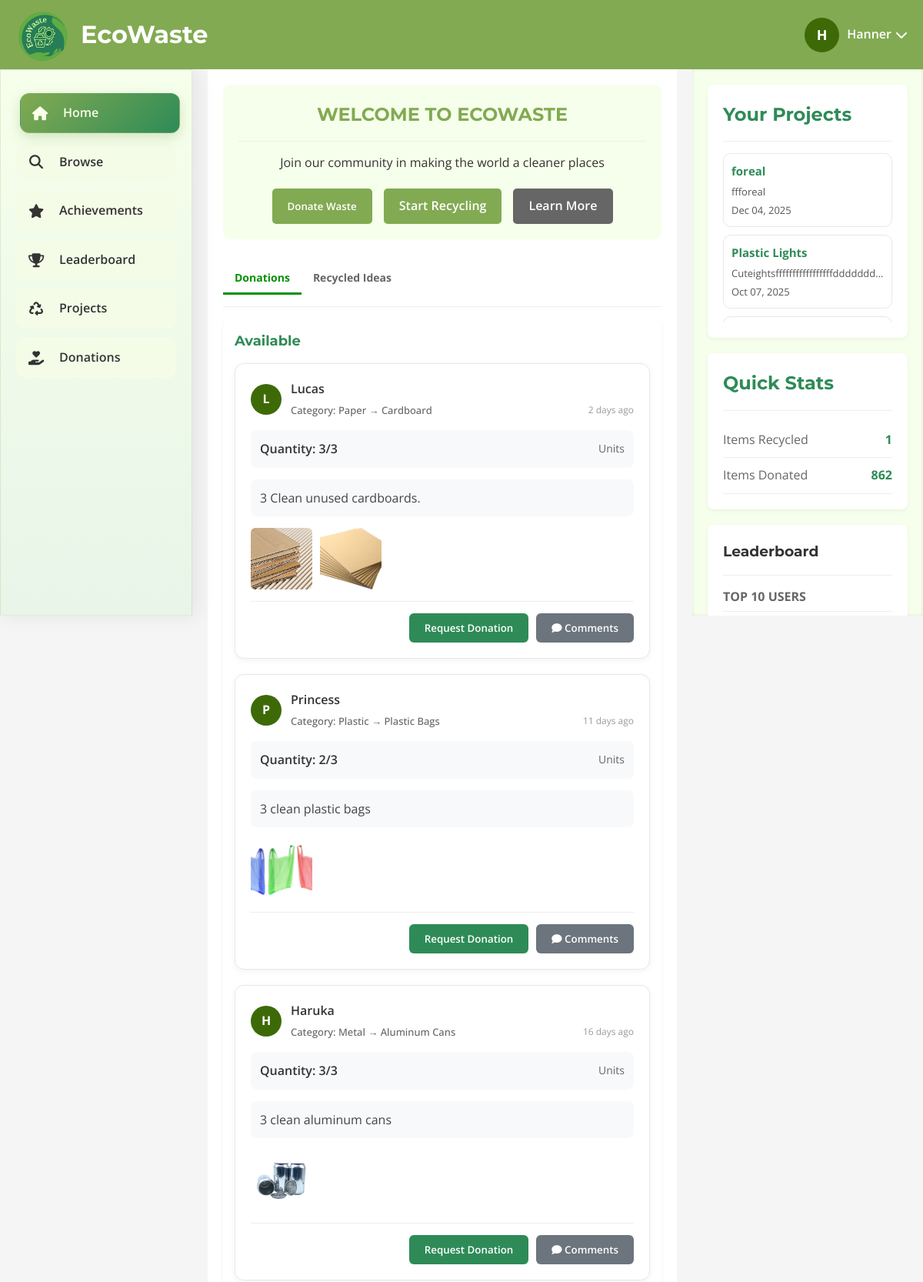
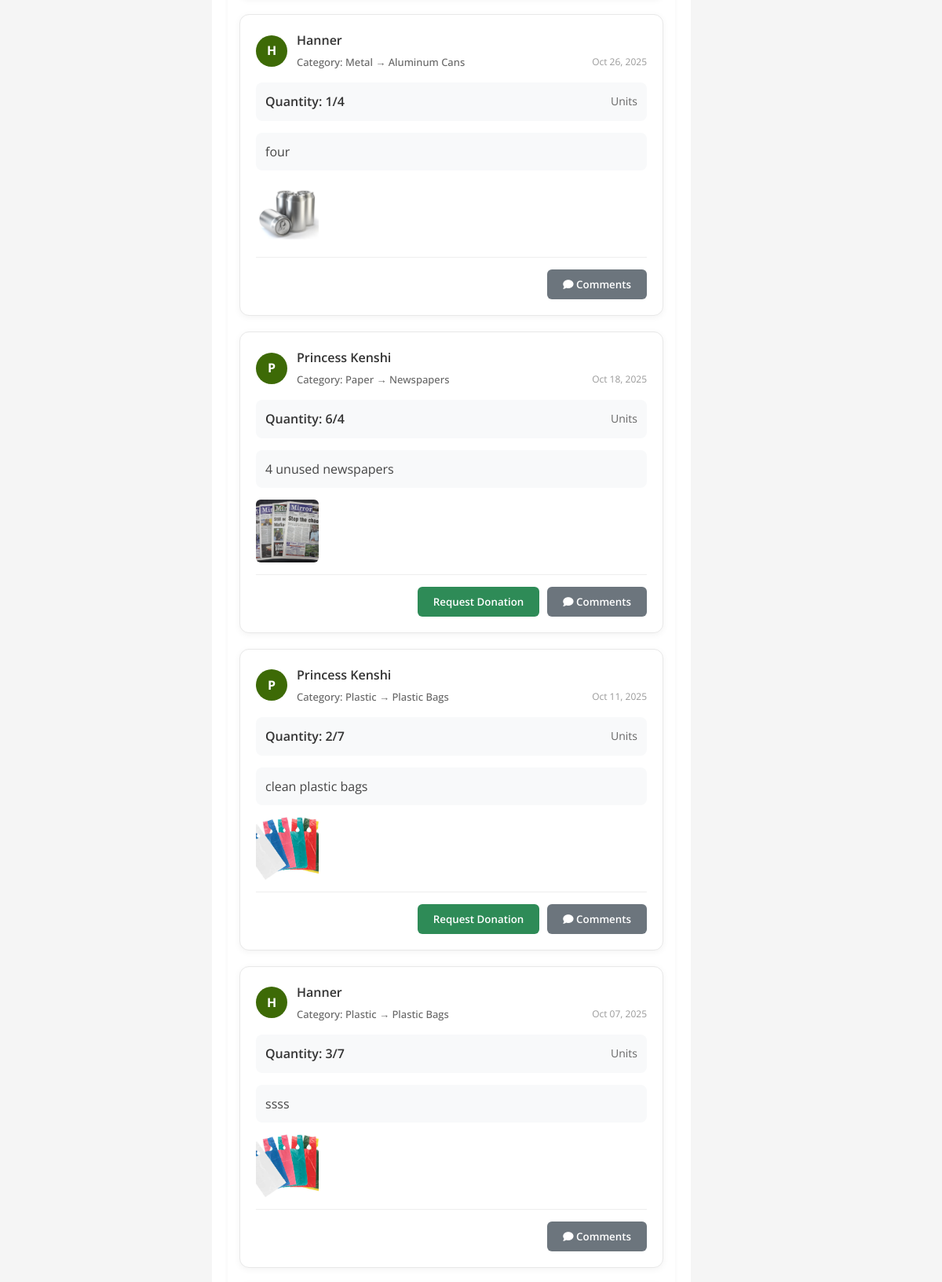
The page /homepage.php (signed in, upper part) on the database its author committed (2 pictures, top to bottom).
### tables this page shows
CREATE TABLE `users` (
  `user_id` int(11) NOT NULL,
  `google_id` varchar(255) DEFAULT NULL,
  `email` varchar(100) NOT NULL,
  `password_hash` varchar(255) DEFAULT NULL,
  `first_name` varchar(50) NOT NULL,
  `middle_name` varchar(50) DEFAULT NULL,
  `last_name` varchar(50) NOT NULL,
  `avatar` varchar(500) DEFAULT NULL,
  `contact_number` varchar(20) NOT NULL,
  `address` text NOT NULL,
  `city` varchar(50) NOT NULL,
  `zip_code` varchar(20) NOT NULL,
  `created_at` timestamp NOT NULL DEFAULT current_timestamp(),
  `points` int(11) DEFAULT 0,
  `verification_code` varchar(10) DEFAULT NULL,
  `verified` tinyint(1) DEFAULT 0,
  `remember_token` varchar(255) DEFAULT NULL,
  `token_expiry` datetime DEFAULT NULL,
  `is_verified` tinyint(1) DEFAULT 0,
  `verification_token` varchar(100) DEFAULT NULL
);

CREATE TABLE `donations` (
  `donation_id` int(11) NOT NULL,
  `donor_id` int(11) NOT NULL,
  `item_name` varchar(255) NOT NULL,
  `category` varchar(100) DEFAULT NULL,
  `subcategory` varchar(255) DEFAULT NULL,
  `quantity` int(11) NOT NULL,
  `total_quantity` int(11) NOT NULL,
  `status` varchar(50) DEFAULT 'Available',
  `donated_at` datetime DEFAULT current_timestamp(),
  `claimed_by_name` varchar(255) DEFAULT NULL,
  `project_name` varchar(255) DEFAULT NULL,
  `delivered_at` datetime DEFAULT NULL,
  `requested_by` int(11) DEFAULT NULL,
  `requested_at` datetime DEFAULT NULL,
  `receiver_id` int(11) DEFAULT NULL,
  `received_at` datetime DEFAULT NULL,
  `donor_name` varchar(255) DEFAULT NULL,
  `image_path` varchar(255) DEFAULT NULL,
  `description` text DEFAULT NULL
);

CREATE TABLE `projects` (
  `project_id` int(11) NOT NULL,
  `user_id` int(11) NOT NULL,
  `project_name` varchar(255) NOT NULL,
  `description` text DEFAULT NULL,
  `created_at` datetime DEFAULT current_timestamp(),
  `status` varchar(50) DEFAULT 'In Progress',
  `completed_at` datetime DEFAULT NULL
);

CREATE TABLE `user_stats` (
  `stat_id` int(11) NOT NULL,
  `user_id` int(11) NOT NULL,
  `projects_completed` int(11) DEFAULT 0,
  `achievements_earned` int(11) DEFAULT 0,
  `badges_earned` int(11) DEFAULT 0,
  `items_donated` int(11) DEFAULT 0,
  `items_recycled` int(11) DEFAULT 0,
  `plastic_recycled` int(11) DEFAULT 0,
  `paper_recycled` int(11) DEFAULT 0,
  `glass_recycled` int(11) DEFAULT 0,
  `metal_recycled` int(11) DEFAULT 0,
  `points` int(11) DEFAULT 0,
  `projects_created` int(11) DEFAULT 0,
  `total_points` int(11) NOT NULL DEFAULT 0
);

### homepage.php (the view, shortened to what this page needs)
<?php
$conn = getDBConnection();
function getTimeAgo($timestamp) {
    $currentTime = time();
    $timeDiff = $currentTime - strtotime($timestamp);
    if ($timeDiff < 60) return 'just now';
    elseif ($timeDiff < 3600) return floor($timeDiff / 60) . ' min ago';
    elseif ($timeDiff < 86400) return floor($timeDiff / 3600) . ' hour' . (floor($timeDiff / 3600) > 1 ? 's' : '') . ' ago';
    elseif ($timeDiff < 2592000) return floor($timeDiff / 86400) . ' day' . (floor($timeDiff / 86400) > 1 ? 's' : '') . ' ago';
    else return date('M d, Y', strtotime($timestamp));
}
$stmt = $conn->prepare("SELECT * FROM users WHERE user_id = ?");
$stmt->bind_param("i", $_SESSION['user_id']);
$stmt->execute();
$user = $stmt->get_result()->fetch_assoc();
$donations = [];
$result = $conn->query("SELECT * FROM donations WHERE status='Available' ORDER BY donated_at DESC");
while ($row = $result->fetch_assoc()) $donations[] = $row;
$stats = $conn->query("SELECT * FROM user_stats WHERE user_id = {$user['user_id']}")->fetch_assoc();
$projects = [];
$result = $conn->query("SELECT * FROM projects WHERE user_id = {$user['user_id']} ORDER BY created_at DESC");
while ($row = $result->fetch_assoc()) $projects[] = $row;
?>
<!DOCTYPE html>
<html lang="en">
<head>
    <link rel="stylesheet" href="assets/css/homepage.css">
    <link rel="stylesheet" href="https://cdnjs.cloudflare.com/ajax/libs/font-awesome/6.4.0/css/all.min.css">
</head>
<body>
        <header>
            <div class="logo-container">
                <div class="logo">
                    <img src="assets/img/ecowaste_logo.png" alt="EcoWaste Logo">
                </div>
                <h1>EcoWaste</h1>
            </div>
            <div class="user-profile" id="userProfile">
                <div class="profile-pic">
                    <?= strtoupper(substr(htmlspecialchars($user['first_name']), 0, 1)) ?>
                </div>
                <span class="profile-name"><?= htmlspecialchars($user['first_name']) ?></span>
                <i class="fas fa-chevron-down dropdown-arrow"></i>
            </div>
        </header>
    <div class="container">
        <aside class="sidebar">
            <nav>
                <ul>
                    <li><a href="homepage.php" class="active"><i class="fas fa-home"></i>Home</a></li>
                    <li><a href="browse.php" ><i class="fas fa-search"></i>Browse</a></li>
                    <li><a href="achievements.php"><i class="fas fa-star"></i>Achievements</a></li>
                    <li><a href="leaderboard.php"><i class="fas fa-trophy"></i>Leaderboard</a></li>
                    <li><a href="projects.php"><i class="fas fa-recycle"></i>Projects</a></li>
                    <li><a href="donations.php"><i class="fas fa-hand-holding-heart"></i>Donations</a></li>
                </ul>
            </nav>
        </aside>
        <main class="main-content">
            <div class="welcome-card">
                <h2>WELCOME TO ECOWASTE</h2>
                <div class="divider"></div>
                <p>Join our community in making the world a cleaner places</p>
                <div class="btn-container">
                    <button type="button" class="btn" id="donateWasteBtn" role="button" tabindex="0">Donate Waste</button>
                    <a href="start_project.php" class="btn">Start Recycling</a>
                    <a href="learn_more.php" class="btn" style="background-color: #666;">Learn More</a>
                </div>
            </div>
            <div class="tab-container">
                <button class="tab-btn active" onclick="openTab('donations')">Donations</button>
                <button class="tab-btn" onclick="openTab('recycled-ideas')">Recycled Ideas</button>
            </div>
            <div class="divider"></div>
<div id="donations" class="tab-content" style="display: block;">
    <div class="section-card">
        <h3>Available</h3>
        <div id="availableDonationsContainer">
            <?php if (count($donations) === 0): ?>
                <p>No donations available.</p>
            <?php else: ?>
                <?php foreach ($donations as $donation): ?>
                <div class="donation-post">
    <div class="donation-user-header">
        <div class="user-avatar">
            <?php
                $donor_stmt = $conn->prepare("SELECT user_id, first_name FROM users WHERE user_id = ?");
                $donor_stmt->bind_param("i", $donation['donor_id']);
                $donor_stmt->execute();
                $donor_result = $donor_stmt->get_result();
                $donor = $donor_result->fetch_assoc();
                $donor_initial = strtoupper(substr(htmlspecialchars($donor['first_name']), 0, 1));
            ?>
            <?= $donor_initial ?>
        </div>
        <div class="user-info">
            <div class="user-name">
                <a href="profile_view.php?user_id=<?= $donor['user_id'] ?>" class="profile-link">
                    <?= htmlspecialchars($donor['first_name']) ?>
                </a>
            </div>
            <div class="donation-meta">
                <span class="category">Category: <?= htmlspecialchars($donation['category']) ?>
                    <?php if (!empty($donation['subcategory'])): ?>
                        → <?= htmlspecialchars($donation['subcategory']) ?>
                    <?php endif; ?>
                </span>
                <span class="time-ago"><?= getTimeAgo($donation['donated_at']) ?></span>
            </div>
        </div>
    </div>
    <div class="quantity-info">
        <div class="quantity-label">
        Quantity: <?= htmlspecialchars($donation['quantity']) ?>/<?= htmlspecialchars($donation['total_quantity']) ?>
        </div>
        <div class="quantity-unit">Units</div>
    </div>
    <?php if (!empty($donation['description'])): ?>
    <div class="donation-description">
        <p><?= nl2br(htmlspecialchars($donation['description'])) ?></p>
    </div>
    <?php endif; ?>
    <?php if (!empty($donation['image_path'])): ?>
        <?php
        $images = json_decode($donation['image_path'], true);
        if (is_array($images) && !empty($images)): ?>
            <div class="donation-images">
                <?php foreach ($images as $image): ?>
                    <img src="<?= htmlspecialchars($image) ?>" alt="<?= htmlspecialchars($donation['item_name']) ?>" class="donation-image" onclick="openPhotoZoom('<?= htmlspecialchars($image) ?>')">
                <?php endforeach; ?>
            </div>
        <?php endif; ?>
    <?php endif; ?>
                    <div class="donation-actions">
                            <?php if ($donation['donor_id'] != $_SESSION['user_id']): ?>
                            <button type="button" class="request-btn"
        onclick="openRequestPopup(<?= $donation['donation_id'] ?>, '<?= htmlspecialchars($donation['item_name']) ?>', <?= (int)$donation['quantity'] ?>)"
        <?= $donation['quantity'] <= 0 ? 'disabled' : '' ?>>
        Request Donation
    </button>
<?php endif; ?>
                        <button class="comments-btn" onclick="toggleComments(this, <?= $donation['donation_id'] ?>)">
                            <i class="fas fa-comment"></i> Comments
                        </button>
                    </div>
                </div>
                <?php endforeach; ?>
            <?php endif; ?>
        </div>
    </div>
</div>
        </main>
        <div class="right-sidebar">
            <div class="card">
                <h2>Your Projects</h2>
                <div class="divider"></div>
                <div class="projects-scroll">
                    <?php if (count($projects) === 0): ?>
                        <p>No Projects for now</p>
                    <?php else: ?>
                        <?php foreach ($projects as $project): ?>
                            <a href="project_details.php?id=<?= $project['project_id'] ?>" class="project-item-link">
                                <div class="project-item">
                                    <strong><?= htmlspecialchars($project['project_name']) ?></strong>
                                    <div><?= htmlspecialchars($project['description']) ?></div>
                                    <div class="project-date"><?= htmlspecialchars(date('M d, Y', strtotime($project['created_at']))) ?></div>
                                </div>
                            </a>
                        <?php endforeach; ?>
                    <?php endif; ?>
                </div>
            </div>
            <div class="card">
                <h2>Quick Stats</h2>
                <div class="divider"></div>
                <div class="stat-item">
                    <div class="stat-label">Items Recycled</div>
                    <div class="stat-value"><?= htmlspecialchars($stats['items_recycled'] ?? 0) ?></div>
                </div>
                <div class="stat-item">
                    <div class="stat-label">Items Donated</div>
                    <div class="stat-value"><?= htmlspecialchars($stats['items_donated'] ?? 0) ?></div>
                </div>
            </div>
            <div class="card">
                <h3>Leaderboard</h3>
                <div class="divider"></div>
                <div class="leaderboard-header">
                    <span>TOP 10 USERS</span>
                </div>
            </div>
        </div>
    </div>
</body>
</html>

### homepage.php (style rules this page uses)
.donation-post { padding: 20px; border: 1px solid #e8e8e8; border-radius: 12px; margin-bottom: 20px; background-color: #fff; box-shadow: 0 2px 8px rgba(0,0,0,0.05); }
.donation-user-header { display: flex; align-items: center; margin-bottom: 15px; }
.user-avatar { width: 40px; height: 40px; border-radius: 50%; background-color: #3d6a06; color: white; display: flex; align-items: center; justify-content: center; font-weight: bold; margin-right: 12px; flex-shrink: 0; }
.user-info { flex: 1; }
.user-name { font-weight: 600; font-size: 16px; color: #333; margin-bottom: 4px; }
.donation-meta { display: flex; flex-wrap: wrap; gap: 10px; font-size: 13px; color: #666; }
.category { font-weight: 500; }
.time-ago { color: #999; }
.quantity-info { display: flex; justify-content: space-between; align-items: center; padding: 12px; background-color: #f8f9fa; border-radius: 8px; margin-bottom: 15px; }
.quantity-label { font-weight: 600; color: #333; }
.quantity-unit { color: #666; font-size: 14px; }
.donation-description { margin-bottom: 15px; padding: 12px; background-color: #f8f9fa; border-radius: 8px; }
.donation-description p { margin: 0; color: #444; line-height: 1.5; }
.donation-images { display: flex; flex-wrap: wrap; gap: 10px; margin-bottom: 15px; }
.donation-image { width: 80px; height: 80px; object-fit: cover; border-radius: 6px; cursor: pointer; transition: transform 0.2s; }
.donation-actions { display: flex; justify-content: flex-end; gap: 10px; }
.request-btn { padding: 10px 20px; background-color: #2e8b57; color: white; border: none; border-radius: 6px; font-weight: 600; cursor: pointer; transition: background-color 0.3s; }
.comments-btn { padding: 10px 20px; background-color: #6c757d; color: white; border: none; border-radius: 6px; font-weight: 600; cursor: pointer; transition: background-color 0.3s; }
.profile-link { color: #333; text-decoration: none; transition: color 0.3s; font-weight: 600; }

### rows shown on the page
users: first_name "H", first_name "Hanner"
donations: donor.first_name "L", donor.first_name "Lucas", category "Paper", subcategory "Cardboard", donated_at "2 days ago", quantity "3", total_quantity "3", description "3 Clean unused cardboards."
donations: donor.first_name "P", donor.first_name "Princess", category "Plastic", subcategory "Plastic Bags", donated_at "11 days ago", quantity "2", total_quantity "3", description "3 clean plastic bags", shows a picture
donations: donor.first_name "H", donor.first_name "Haruka", category "Metal", subcategory "Aluminum Cans", donated_at "16 days ago", quantity "3", total_quantity "3", description "3 clean aluminum cans", shows a picture
donations: donor.first_name "H", donor.first_name "Hanner", category "Metal", subcategory "Aluminum Cans", donated_at "Oct 26, 2025", quantity "1", total_quantity "4", description "four", shows a picture
donations: donor.first_name "P", donor.first_name "Princess Kenshi", category "Paper", subcategory "Newspapers", donated_at "Oct 18, 2025", quantity "6", total_quantity "4", description "4 unused newspapers", shows a picture
donations: donor.first_name "P", donor.first_name "Princess Kenshi", category "Plastic", subcategory "Plastic Bags", donated_at "Oct 11, 2025", quantity "2", total_quantity "7", description "clean plastic bags"
donations: donor.first_name "H", donor.first_name "Hanner", category "Plastic", subcategory "Plastic Bags", donated_at "Oct 07, 2025", quantity "3", total_quantity "7", description "ssss"
projects: project_name "foreal", description "ffforeal", created_at "Dec 04, 2025"
projects: project_name "Plastic Lights", description "Cuteightsfffffffffffffffffddddddd…", created_at "Oct 07, 2025"
user_stats: items_recycled "1", items_donated "862"
